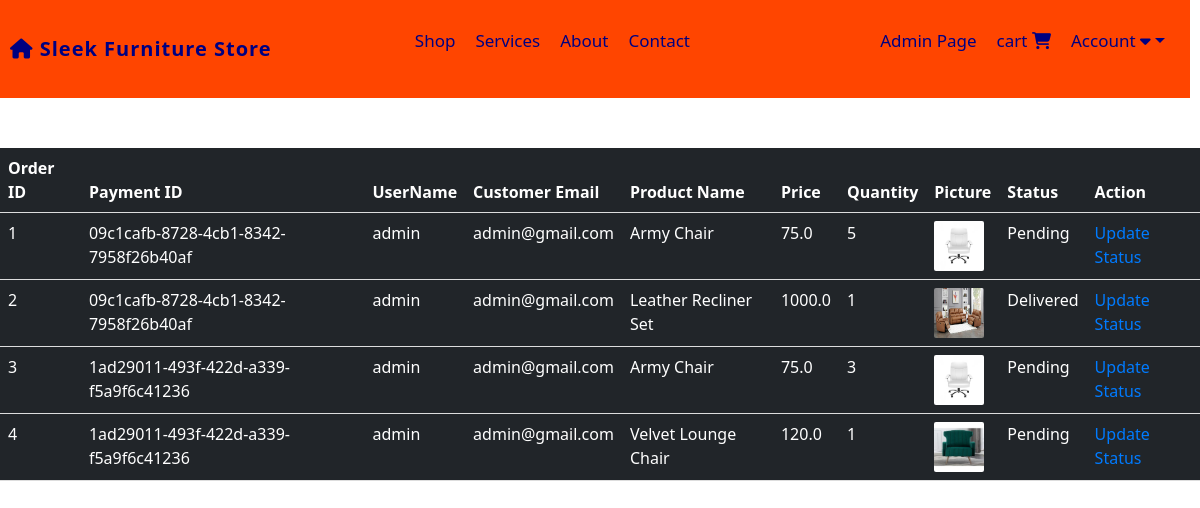
Page /view-orders (signed in) on the earlier database version.
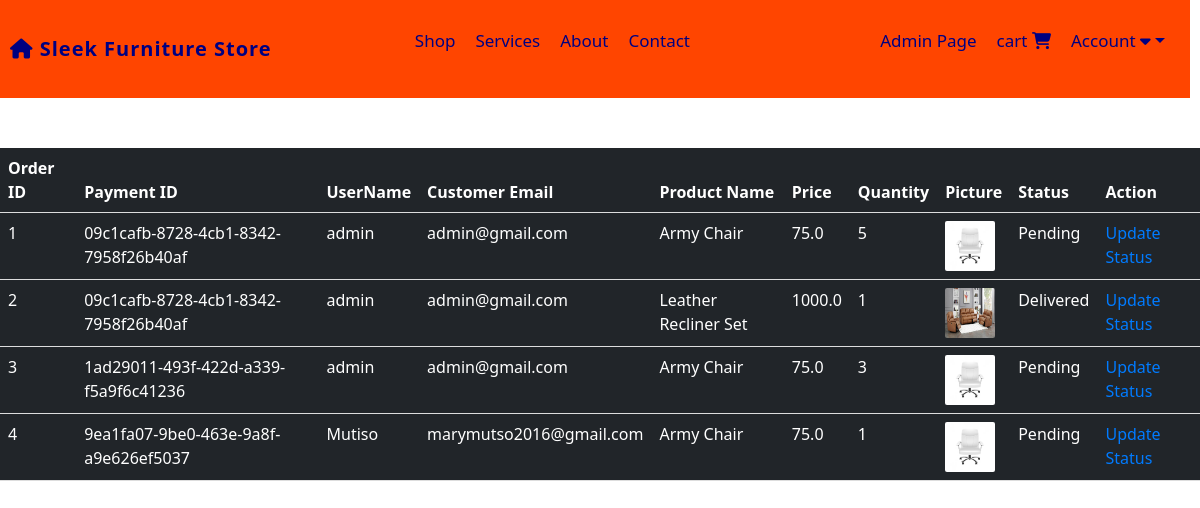
Same page on the later database version.
### website/models.py (models this page shows, shortened)
class Order(db.Model):
    id = db.Column(db.Integer, primary_key=True)
    quantity = db.Column(db.Integer, nullable=False)
    price = db.Column(db.Float, nullable=False)
    status = db.Column(db.String(100), nullable=False)
    payment_id = db.Column(db.String(1000), nullable=False)
    customer_link = db.Column(db.Integer, db.ForeignKey('customer.id'), nullable=False)
    product_link = db.Column(db.Integer, db.ForeignKey('product.id'), nullable=False)

class Customer(db.Model, UserMixin):
    id = db.Column(db.Integer, primary_key=True)
    email = db.Column(db.String(100), unique=True)
    username = db.Column(db.String(100), unique=True)
    password_hash = db.Column(db.String(100), nullable=False)
    date_joined = db.Column(db.DateTime(), default=datetime.utcnow)
    cart_items = db.relationship('Cart', backref=db.backref('customer', lazy=True))
    orders = db.relationship('Order', backref=db.backref('customer', lazy=True))
    @property
    def password(self):
        raise AttributeError('Password is not a readable attribute')

class Product(db.Model):
    id = db.Column(db.Integer, primary_key=True)
    product_name = db.Column(db.String(100), nullable=False)
    current_price = db.Column(db.Float, nullable=False)
    previous_price = db.Column(db.Float, nullable=False)
    in_stock = db.Column(db.Integer, nullable=False)
    product_picture = db.Column(db.String(1000), nullable=False)
    flash_sale = db.Column(db.Boolean, default=False)
    date_added = db.Column(db.DateTime(), default=datetime.utcnow)
    carts = db.relationship('Cart', backref='product', cascade='all, delete-orphan')
    orders = db.relationship('Order', backref='product', cascade='all, delete-orphan')

### website/admin.py (the view)
@admin.route('/view-orders')
@login_required
def order_view():
    if current_user.id == 1:
        orders = Order.query.all()
        return render_template('view_orders.html', orders=orders)
    return render_template('404.html')

### website/__init__.py (called while the page is built)
def create_app():
    app = Flask(__name__)
    app.config['SECRET_KEY'] = 'Marymutiso' #For encrypting session data for auth etc.
    app.config['SQLALCHEMY_DATABASE_URI'] = f'sqlite:///{DB_NAME}'
    db.init_app(app)
    @app.errorhandler(404)
    def page_not_found(error):
        return render_template('404.html'), 404
    login_manager = LoginManager()
    login_manager.init_app(app)
    login_manager.login_view = 'auth.login'
    @login_manager.user_loader
    def load_user(id):
        return Customer.query.get(int(id))
    from .views import views
    from .auth import auth
    from .admin import admin
    from .models import Customer, Product, Cart, Order
    app.register_blueprint(views, url_prefix='/')
    app.register_blueprint(auth, url_prefix='/')
    app.register_blueprint(admin, url_prefix='/')
    return app

### website/templates/view_orders.html (shortened to what this page needs)
{% extends 'base.html' %}
{% block content %}
<table class="table table-dark table-hover">
    <thead>
        <tr>
            <th scope="col">Order ID</th>
            <th scope="col">Payment ID</th>
            <th scope="col">UserName</th>
            <th scope="col">Customer Email</th>
            <th scope="col">Product Name</th>
            <th scope="col">Price</th>
            <th scope="col">Quantity</th>
            <th scope="col">Picture</th>
            <th scope="col">Status</th>
            <th scope="col">Action</th>
        </tr>
    </thead>
    <tbody>
        {% for order in orders %}
        <tr>
            <td>{{ order.id }}</td>
            <td>{{ order.payment_id }}</td>
            <td>{{ order.customer.username }}</td>
            <td>{{ order.customer.email }}</td>
            <td>{{ order.product.product_name }}</td>
            <td>{{ order.price }}</td>
            <td>{{ order.quantity }}</td>
            <td><img src="{{ order.product.product_picture }}" alt="" style="height: 50px; width: 50px; border-radius: 2px;"></td>
            <td>{{ order.status}}</td>
            <td>
                <a href="/update-order/{{ order.id }}">Update Status</a>
            </td>
        </tr>
        {% endfor %}
    </tbody>
</table>
{% endblock %}

Differences in the rows shown:
changed Order id 4: payment_id "1ad29011-493f-422d-a339-f5a9f6c41236" → "9ea1fa07-9be0-463e-9a8f-a9e626ef5037"; customer.username "admin" → "Mutiso"; customer.email "admin@gmail.com" → "marymutso2016@gmail.com"; product.product_name "Velvet Lounge Chair" → "Army Chair"; price "120.0" → "75.0"; product.product_picture: a different picture
